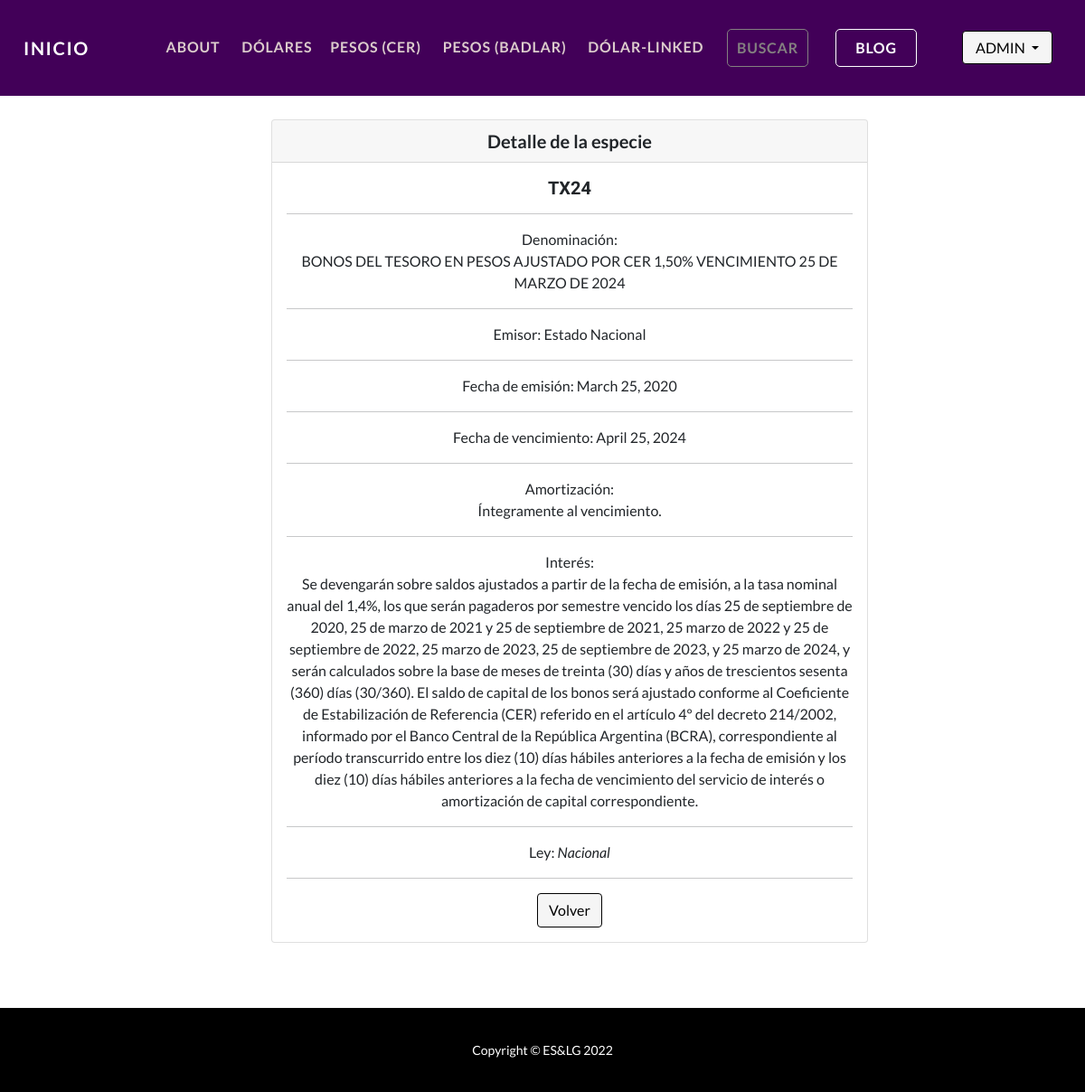
Screenshot of /AppBonos/detalle_peso/9 (signed in) with the database file from the repository.
### AppBonos/models.py (models this page shows, shortened)
class Peso(models.Model):
    codigo = models.CharField(max_length=30)
    denominacion = models.CharField(max_length=100)
    emisor = models.CharField(max_length=30)
    fecha_emision = models.DateField(null=True)
    fecha_vencimiento = models.DateField(null=True)
    amortizacion = models.CharField(max_length=500)
    interes = models.CharField(max_length=500)
    ley = models.CharField(max_length=30)

### AppBonos/views.py (the view)
# urls.py: path("detalle_peso/<pk>", PesoDetail.as_view(), name="PesoDetail"),
class PesoDetail(LoginRequiredMixin, DetailView):
    model=Peso
    template_name="AppBonos/peso_detalle.html"

### AppBonos/templates/AppBonos/peso_detalle.html
{% extends "AppBonos/base.html" %}
{% load static %}
{% block contenido %}
<div class="container" style="margin:11% 0 5% 5%; padding: 0 20% 0 20%;">
    <div class="card text-center">
        <div class="card-header" style="font-size: 20px; font-weight: bold;">Detalle de la especie</div>
        <div class="card-body">
          <h5 class="card-title">{{peso.codigo}}</h5><hr>
          <p class="card-text">Denominación: <br>{{peso.denominacion}}</p><hr>
          <p class="card-text">Emisor: {{peso.emisor}}</p><hr>
          <p class="card-text">Fecha de emisión: {{peso.fecha_emision}}</p><hr>
          <p class="card-text">Fecha de vencimiento: {{peso.fecha_vencimiento}}</p><hr>
          <p class="card-text">Amortización:<br>{{peso.amortizacion}}</p><hr>
          <p class="card-text">Interés:<br>{{peso.interes}}</i></p><hr>
          <p class="card-text">Ley: <i> {{peso.ley}}</i></p><hr>
          <a href="{% url 'pesos' %}" class="btn btn-primary">Volver</a>
        </div>
    </div>
</div>
{% endblock %}

### AppBonos/templates/AppBonos/base.html (shortened to what this page needs)
<!DOCTYPE html>
<html lang="en">
<head>
    {% load static %}
    <link href="{% static 'AppBonos/css/styles.css' %}" rel="stylesheet" />
</head>
<body id="page-top">
    <nav class="navbar navbar-expand-lg navbar-dark navbar-custom fixed-top">
        <div class="container px-5">
            <a class="navbar-brand" href="{% url 'inicio' %}" style="margin-left: -20px;">Inicio</a>
            <div class="collapse navbar-collapse" id="navbarResponsive">
                <ul class="navbar-nav ms-auto">
                    <li class="nav-item"><a class="nav-link" href="{% url 'about' %}"
                            style="color: rgb(220, 204, 204);">About&nbsp&nbsp</a></li>
                    {% if user.is_authenticated %}
                    <li class="nav-item"><a class="nav-link" href="{% url 'dolares' %}"
                            style="color: rgb(220, 204, 204)">Dólares&nbsp</a></li>
                    <li class="nav-item"><a class="nav-link" href="{% url 'pesos' %}"
                            style="color: rgb(220, 204, 204)">Pesos (CER)&nbsp&nbsp</a></li>
                    <li class="nav-item"><a class="nav-link" href="{% url 'pesosbd' %}"
                            style="color: rgb(220, 204, 204)">Pesos (BADLAR)&nbsp&nbsp</a></li>
                    <li class="nav-item"><a class="nav-link" href="{% url 'pesosdl' %}"
                            style="color: rgb(220, 204, 204)">Dólar-Linked&nbsp&nbsp</a></li>
                    <li class="nav-item" style="margin-right: 10px; margin-left: 10px;"><a class="nav-link"
                            href="{% url 'busqueda' %}"
                            style="width: 90px; text-align: center; color: rgb(132, 128, 128); border-style:solid; border-radius: 5px; border-width: 1.5px;">Buscar</a>
                    </li>
                    <li class="nav-item" style="margin-right: 30px; margin-left: 20px;"><a class="nav-link"
                            href="{% url 'blog' %}"
                            style="width: 90px; text-align: center; color: white; background-color: none; border-color: white;border-style:solid; border-radius: 5px; border-width: 1.5px;">Blog</a>
                    </li>
                    <li class="nav-item log1"><a><img class="rounded-circle" src='{{ user.avatar.imagen.url }}'
                                style="max-width: 2em; max-height: 2.5em; margin-right: 10px; margin-top:2px;"></img></a>
                    </li>
                    <li class="nav-item log2">
                        <div class="dropdown" style="width: 100px;">
                            <button class="btn-login btn-primary dropdown-toggle"
                                style="width: 100px; height: 37px; margin-left: 10px; margin-top: -1px;" type="button"
                                data-toggle="dropdown">{{user.username.upper}}
                                </button>
                        </div>
                    </li>
                    {% else %}
                    <li class="nav-item"><a class="nav-link" href="{% url 'login' %}">&nbsp&nbspLog In</a>
                    </li>
                    <li class="nav-item"><a class="nav-link" style="margin-right: 0;"
                            href="{% url 'registro' %}">│&nbsp&nbsp&nbsp&nbsp Sign
                            Up</a></li>
                    {% endif %}
                </ul>
            </div>
        </div>
    </nav>
    {% block contenido %}{% endblock %}
    <footer class="bg-black">
        <div class="container px-5">
            <p class="m-0 text-center text-white small">Copyright &copy; ES&LG 2022</p>
        </div>
    </footer>
</body>
</html>

### rows the page displays
Peso: codigo "TX24", denominacion "BONOS DEL TESORO EN PESOS AJUSTADO POR CER 1,50% VENCIMIENTO 25 DE MARZO DE 2024", emisor "Estado Nacional", fecha_emision "March 25, 2020", fecha_vencimiento "April 25, 2024", amortizacion "Íntegramente al vencimiento.", interes "Se devengarán sobre saldos ajustados a partir de la fecha de emisión, a la tasa nominal anual del 1,4%, los que serán pagaderos por semestre vencido los días 25 de septiembre de 2020, 25 de marzo de 2021 y 25 de septiembre de 2021, 25 marzo de 2022 y 25 de septiembre de 2022, 25 marzo de 2023, 25 de septiembre de 2023, y 25 marzo de 2024, y serán calculados sobre la base de meses de treinta (30) días y años de trescientos sesenta (360) días (30/360). El saldo de capital de los bonos será ajustado conforme al Coeficiente de Estabilización de Referencia (CER) referido en el artículo 4º del decreto 214/2002, informado por el Banco Central de la República Argentina (BCRA), correspondiente al…", ley "Nacional"

### other values shown
{{ user.username.upper }} "ADMIN"
